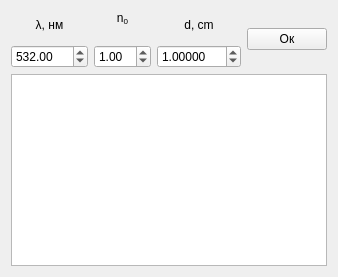
       <widget class="QWidget" name="page_ImHi3">
        <property name="sizePolicy">
         <sizepolicy hsizetype="Ignored" vsizetype="Expanding">
          <horstretch>0</horstretch>
          <verstretch>0</verstretch>
         </sizepolicy>
        </property>
        <layout class="QGridLayout" name="gridLayout_15">
         <item row="0" column="0">
          <layout class="QGridLayout" name="gridLayout_14">
           <item row="1" column="2" colspan="2">
            <widget class="QDoubleSpinBox" name="imHi3_d">
             <property name="decimals">
              <number>5</number>
             </property>
             <property name="minimum">
              <double>0.000010000000000</double>
             </property>
             <property name="maximum">
              <double>999.990000000000009</double>
             </property>
             <property name="value">
              <double>1.000000000000000</double>
             </property>
            </widget>
           </item>
           <item row="0" column="1">
            <widget class="QLabel" name="label_35">
             <property name="text">
              <string>&lt;html&gt;&lt;head/&gt;&lt;body&gt;&lt;p&gt;n&lt;span style=&quot; vertical-align:sub;&quot;&gt;0&lt;/span&gt;&lt;br/&gt;&lt;/p&gt;&lt;/body&gt;&lt;/html&gt;</string>
             </property>
             <property name="alignment">
              <set>Qt::AlignCenter</set>
             </property>
            </widget>
           </item>
           <item row="1" column="1">
            <widget class="QDoubleSpinBox" name="imHi3_n0">
             <property name="singleStep">
              <double>0.100000000000000</double>
             </property>
             <property name="value">
              <double>1.000000000000000</double>
             </property>
            </widget>
           </item>
           <item row="0" column="2" colspan="2">
            <widget class="QLabel" name="label_43">
             <property name="text">
              <string>d, cm</string>
             </property>
             <property name="alignment">
              <set>Qt::AlignCenter</set>
             </property>
            </widget>
           </item>
           <item row="2" column="0" colspan="5">
            <widget class="QTextEdit" name="imHi3_console"/>
           </item>
           <item row="0" column="4" rowspan="2">
            <widget class="QPushButton" name="imHi3_ok">
             <property name="text">
              <string>Ок</string>
             </property>
            </widget>
           </item>
           <item row="0" column="0">
            <widget class="QLabel" name="label_41">
             <property name="text">
              <string>&lt;html&gt;&lt;head/&gt;&lt;body&gt;&lt;p&gt;λ, нм&lt;/p&gt;&lt;/body&gt;&lt;/html&gt;</string>
             </property>
             <property name="alignment">
              <set>Qt::AlignCenter</set>
             </property>
            </widget>
           </item>
           <item row="1" column="0">
            <widget class="QDoubleSpinBox" name="imHi3_lambda">
             <property name="maximum">
              <double>10000.000000000000000</double>
             </property>
             <property name="value">
              <double>532.000000000000000</double>
             </property>
            </widget>
           </item>
          </layout>
         </item>
        </layout>
       </widget>
